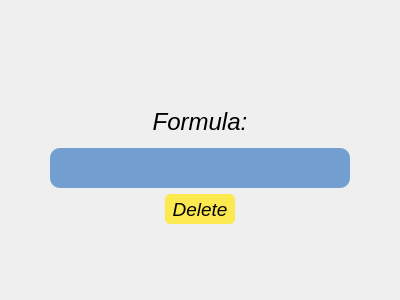
<?xml version="1.0" encoding="UTF-8"?>
<ui version="4.0">
 <class>AddGraphForm</class>
 <widget class="QWidget" name="AddGraphForm">
  <property name="geometry">
   <rect>
    <x>0</x>
    <y>0</y>
    <width>400</width>
    <height>300</height>
   </rect>
  </property>
  <property name="windowTitle">
   <string>Form</string>
  </property>
  <layout class="QVBoxLayout" name="verticalLayout_3">
   <item>
    <layout class="QVBoxLayout" name="verticalLayout_2">
     <item alignment="Qt::AlignHCenter">
      <widget class="QLabel" name="ColorLabel">
       <property name="minimumSize">
        <size>
         <width>20</width>
         <height>20</height>
        </size>
       </property>
       <property name="maximumSize">
        <size>
         <width>20</width>
         <height>20</height>
        </size>
       </property>
       <property name="text">
        <string/>
       </property>
      </widget>
     </item>
     <item alignment="Qt::AlignHCenter">
      <widget class="QLabel" name="label">
       <property name="sizePolicy">
        <sizepolicy hsizetype="Minimum" vsizetype="Minimum">
         <horstretch>0</horstretch>
         <verstretch>0</verstretch>
        </sizepolicy>
       </property>
       <property name="minimumSize">
        <size>
         <width>150</width>
         <height>40</height>
        </size>
       </property>
       <property name="maximumSize">
        <size>
         <width>150</width>
         <height>40</height>
        </size>
       </property>
       <property name="font">
        <font>
         <pointsize>18</pointsize>
         <italic>true</italic>
        </font>
       </property>
       <property name="text">
        <string>Formula:</string>
       </property>
       <property name="alignment">
        <set>Qt::AlignCenter</set>
       </property>
      </widget>
     </item>
     <item alignment="Qt::AlignHCenter">
      <widget class="QLineEdit" name="lineEdit">
       <property name="minimumSize">
        <size>
         <width>300</width>
         <height>40</height>
        </size>
       </property>
       <property name="maximumSize">
        <size>
         <width>300</width>
         <height>40</height>
        </size>
       </property>
       <property name="font">
        <font>
         <pointsize>14</pointsize>
        </font>
       </property>
       <property name="toolTip">
        <string>&lt;html&gt;&lt;head/&gt;&lt;body&gt;&lt;p&gt;Type Your formula here,&lt;/p&gt;&lt;p&gt;for example&lt;/p&gt;&lt;p&gt;x+sin(x)+x^3&lt;/p&gt;&lt;/body&gt;&lt;/html&gt;</string>
       </property>
       <property name="autoFillBackground">
        <bool>false</bool>
       </property>
       <property name="styleSheet">
        <string notr="true">QLineEdit {
  background-color: rgb(114, 159, 207);
  border-radius: 10px;
}

:hover {
  border: 2px solid #006080;
  color: black;
  background-color: rgb(211, 215, 207);
}</string>
       </property>
       <property name="text">
        <string/>
       </property>
      </widget>
     </item>
     <item alignment="Qt::AlignHCenter">
      <widget class="QPushButton" name="DeleteButton">
       <property name="minimumSize">
        <size>
         <width>70</width>
         <height>30</height>
        </size>
       </property>
       <property name="maximumSize">
        <size>
         <width>70</width>
         <height>30</height>
        </size>
       </property>
       <property name="font">
        <font>
         <pointsize>14</pointsize>
         <italic>true</italic>
        </font>
       </property>
       <property name="toolTip">
        <string>&lt;html&gt;&lt;head/&gt;&lt;body&gt;&lt;p&gt;Delete this graph&lt;/p&gt;&lt;/body&gt;&lt;/html&gt;</string>
       </property>
       <property name="autoFillBackground">
        <bool>false</bool>
       </property>
       <property name="styleSheet">
        <string notr="true">
QPushButton#DeleteButton {
  background-color: rgb(252, 233, 79);
  border-radius: 5px;
}

QPushButton#DeleteButton:hover {
  background-color: rgb(239, 41, 41);
  border: 1px solid #006080;
}</string>
       </property>
       <property name="text">
        <string>Delete</string>
       </property>
      </widget>
     </item>
    </layout>
   </item>
  </layout>
 </widget>
 <resources/>
 <connections/>
</ui>
